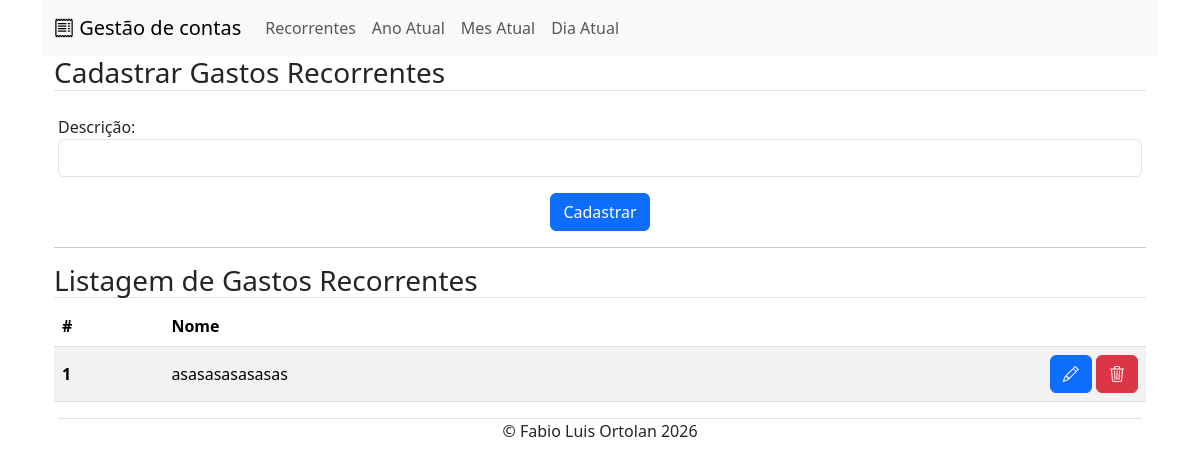
The page /recorrentes/ on the database as committed earlier.
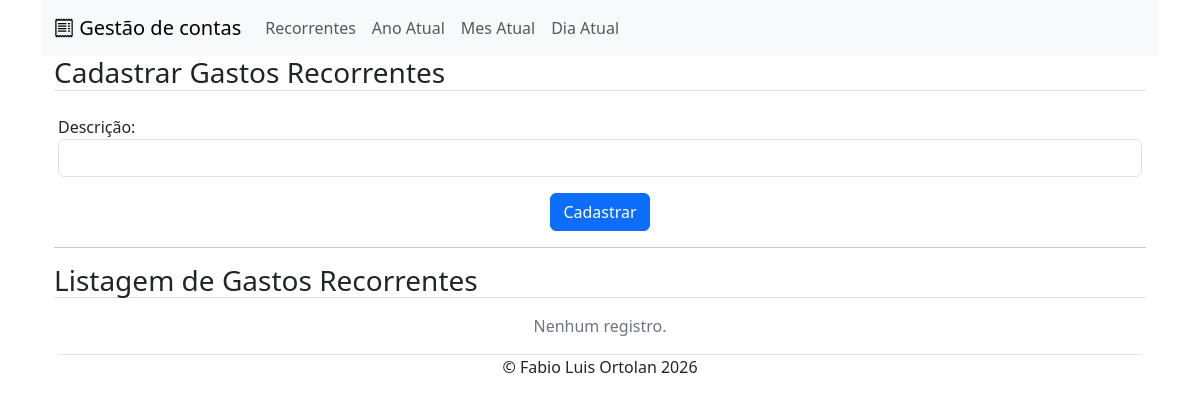
The same page on the database as committed later.
### tables this page shows
CREATE TABLE "recorrentes" (
	"id"	INTEGER UNIQUE,
	"descricao"	TEXT NOT NULL,
	PRIMARY KEY("id" AUTOINCREMENT)
);

### modules/recorrentes.py (the view)
@recorrentes.route("/recorrentes/", methods=["GET"])
def recorrentes_index():
    conn, c = open_db("entradas.db")
    sql = '''
    SELECT *
    FROM recorrentes
    '''
    c.execute(sql)
    recorrentes = c.fetchall()
    close_db(conn, c)
    return render_template("recorrente.html",
                           recorrentes=recorrentes)

### contas.py (called while the page is built)
@app.context_processor
def hoje():
    hoje = date.today()
    return dict(hoje={'ano': hoje.year, 'mes': hoje.month, 'dia': hoje.day})

### modules/recorrentes.py (called while the page is built)
def open_db(name):
    conn = sqlite3.connect(name)
    conn.row_factory = sqlite3.Row
    c = conn.cursor()
    return conn, c

### templates/recorrente.html (shortened to what this page needs)
<!doctype html>
<html lang="pt-br">
<head>
    <link href="https://cdn.jsdelivr.net/npm/bootstrap@5.3.2/dist/css/bootstrap.min.css" rel="stylesheet">
    <link rel="stylesheet" href="https://cdn.jsdelivr.net/npm/bootstrap-icons@1.11.1/font/bootstrap-icons.css">
</head>
<body>
    <div class="container">
        {% include "head.html" %}
        <main class="container-fluid">
            <h3 class="border-bottom">Cadastrar Gastos Recorrentes</h3>
            <form action="/recorrentes/" method="post">
                <div class="row">
                    <div class="form-label-group p-3">
                        <label for="descricao">Descrição:</label>
                        <input id="descricao" name="descricao" class="form-control" maxlength="100" required>
                    </div>
                </div>
                <p class="text-center"><button class="btn btn-primary" type="submit">Cadastrar</button></p>
            </form>
            <hr />
            <h3 class="border-bottom">Listagem de Gastos Recorrentes</h3>
            {% if recorrentes %}
            <table class="table table-striped">
                <thead>
                    <tr>
                        <th scope="col">#</th>
                        <th scope="col">Nome</th>
                        <th></th>
                    </tr>
                </thead>
                <tbody>
                    {% for recorrente in recorrentes %}
                    <tr>
                        <th scope="row" class="align-middle">{{ loop.index }}</th>
                        <td class="align-middle">{{ recorrente.descricao }}</td>
                        <td class="text-end">
                            <a class="btn btn-primary" title="Editar" href="/recorrentes/{{ recorrente.id }}/edit"><i class="bi bi-pencil"></i></a>
                            <a class="btn btn-danger" title="Deletar" href="/recorrentes/{{ recorrente.id }}/delete"><i class="bi bi-trash3"></i></a>
                        </td>
                    </tr>
                    {% endfor %}
                </tbody>
            </table>
            {% else %}
            <p class="text-center text-secondary m-3">Nenhum registro.</p>
            {% endif %}
        </main>
        {% include "footer.html" %}
    </div>
</body>
</html>

Rows that differ between the two databases and show on the page:
removed recorrentes: descricao "asasasasasasas"
Other text that changed with them:
text no longer shown: "# Nome"
text now shown: "Nenhum registro."
